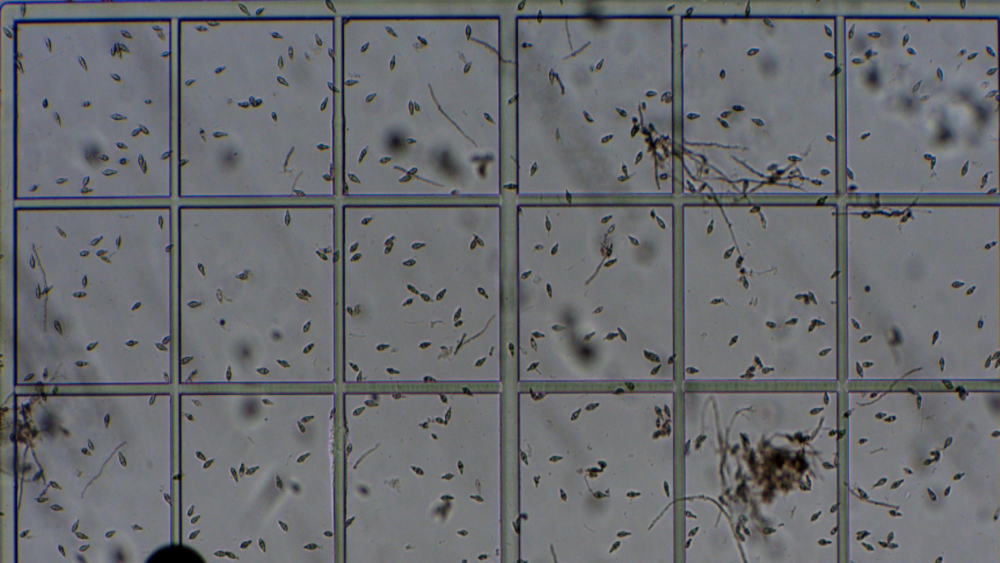
#> input picture data/splits/train/images/Chamber_1_Magnaporthe_1_png.rf.57bb000d63a65ec53fab2f40de6b98f7.jpg, 2000 x 1125 px (shown at 1/2 size)
$ python -i preprocessing.py   (imports and definitions only)
#> lines starting #> are read from the running program, lines starting #| are printed output that depends on the picture
#> further down, picture is the input picture: shape (1125, 2000, 3); mean B, G, R 111.6, 108, 106
"""
Image preprocessing utilities for spore trap images.
"""

import cv2
import numpy as np
from typing import Tuple, Optional


# [24 lines left out: function preprocess_image, not called in this run]


def enhance_contrast(image: np.ndarray, clip_limit: float = 2.0) -> np.ndarray:
    """
    Enhance image contrast using CLAHE.
    Useful for making spores more visible.

    Args:
        image: Input image
        clip_limit: CLAHE clip limit

    Returns:
        Contrast-enhanced image
    """
#> called with clip_limit = 2
    # Convert to LAB color space
    if len(image.shape) == 3:
        lab = cv2.cvtColor(image, cv2.COLOR_BGR2LAB)
#> lab: shape (1125, 2000, 3); mean of channels 0, 1, 2 116, 128.3, 125.8
        l, a, b = cv2.split(lab)
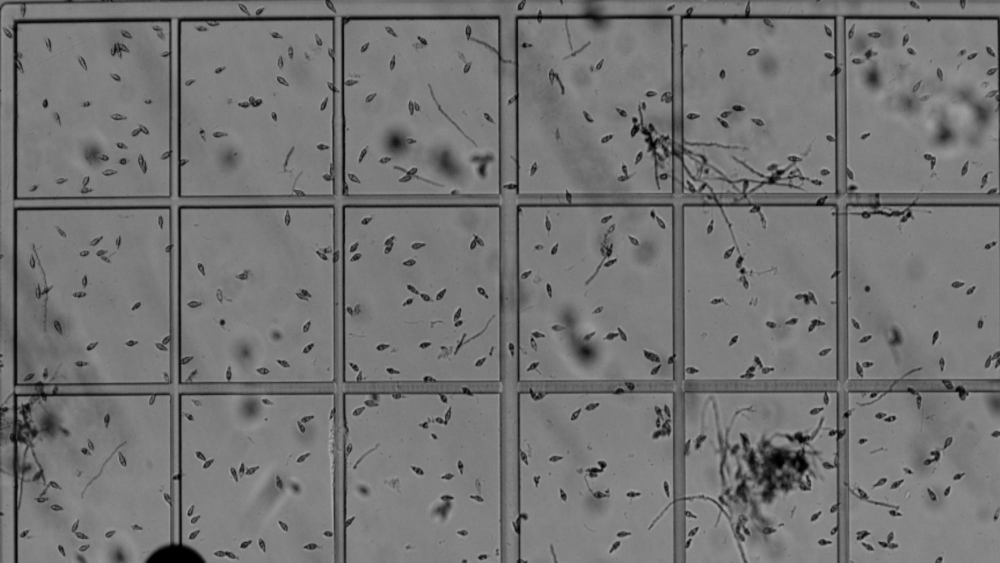
#> l: shape (1125, 2000) (shown at 1/2 size); min 0, max 173, mean 116
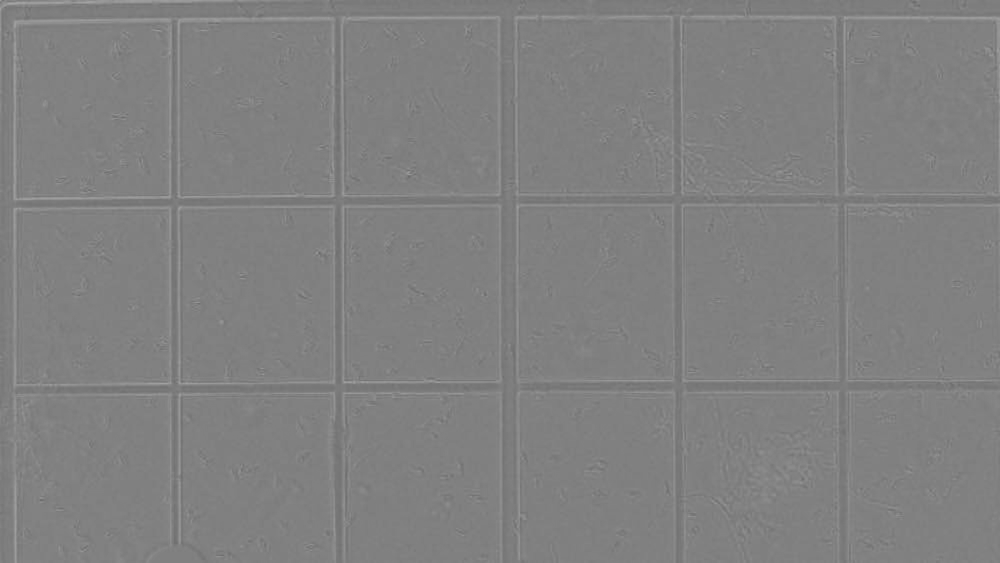
#> a: shape (1125, 2000) (shown at 1/2 size); min 102, max 167, mean 128.3
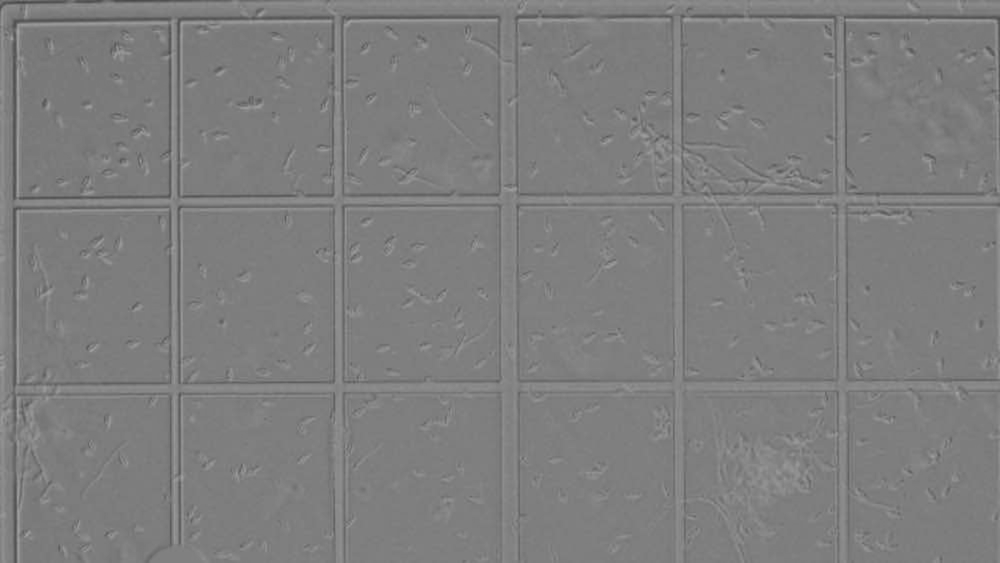
#> b: shape (1125, 2000) (shown at 1/2 size); min 68, max 166, mean 125.8

        # Apply CLAHE to L channel
        clahe = cv2.createCLAHE(clipLimit=clip_limit, tileGridSize=(8, 8))
        l_enhanced = clahe.apply(l)
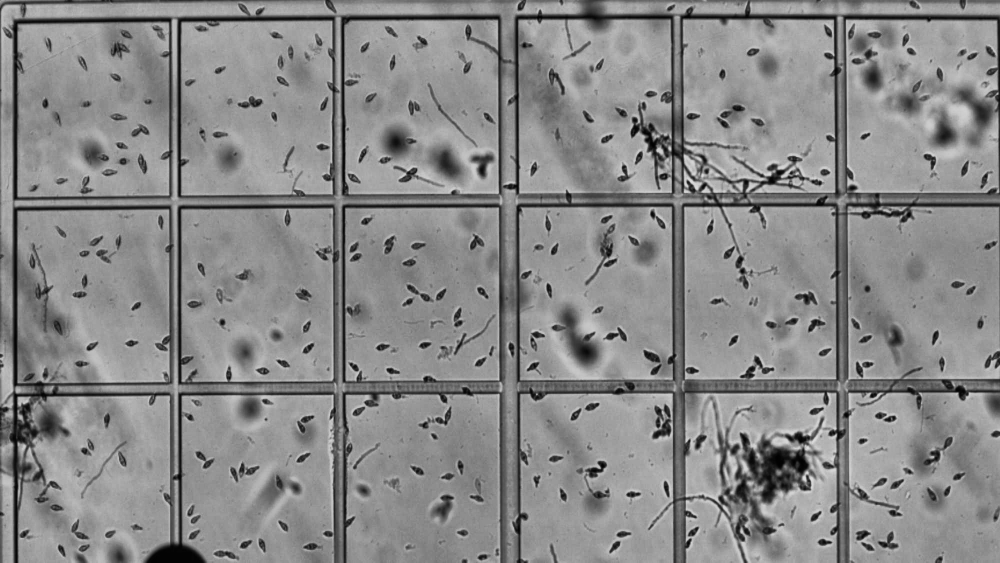
#> l_enhanced: shape (1125, 2000) (shown at 1/2 size); min 1, max 223, mean 137

        # Merge and convert back
        enhanced_lab = cv2.merge([l_enhanced, a, b])
#> enhanced_lab: shape (1125, 2000, 3); mean of channels 0, 1, 2 137, 128.3, 125.8
        enhanced = cv2.cvtColor(enhanced_lab, cv2.COLOR_LAB2BGR)
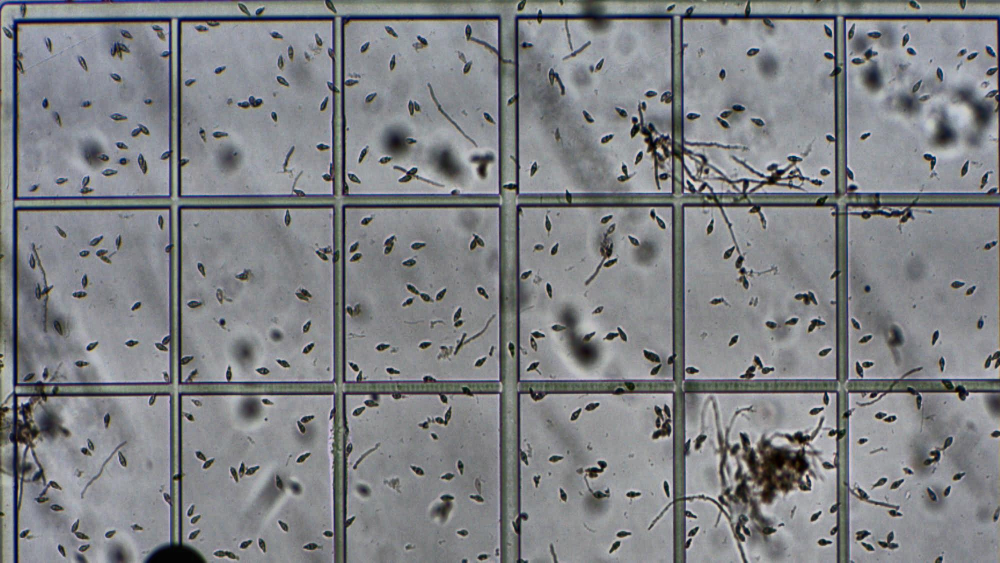
#> enhanced: shape (1125, 2000, 3) (shown at 1/2 size); mean B, G, R 132.8, 129.4, 127.4
    else:
        clahe = cv2.createCLAHE(clipLimit=clip_limit, tileGridSize=(8, 8))
        enhanced = clahe.apply(image)

    return enhanced


# [81 lines left out: functions remove_background, denoise_image, sharpen_image, not called in this run]

>>> import cv2
>>> picture = cv2.imread('../../data/splits/train/images/Chamber_1_Magnaporthe_1_png.rf.57bb000d63a65ec53fab2f40de6b98f7.jpg')
>>> result = enhance_contrast(picture)
